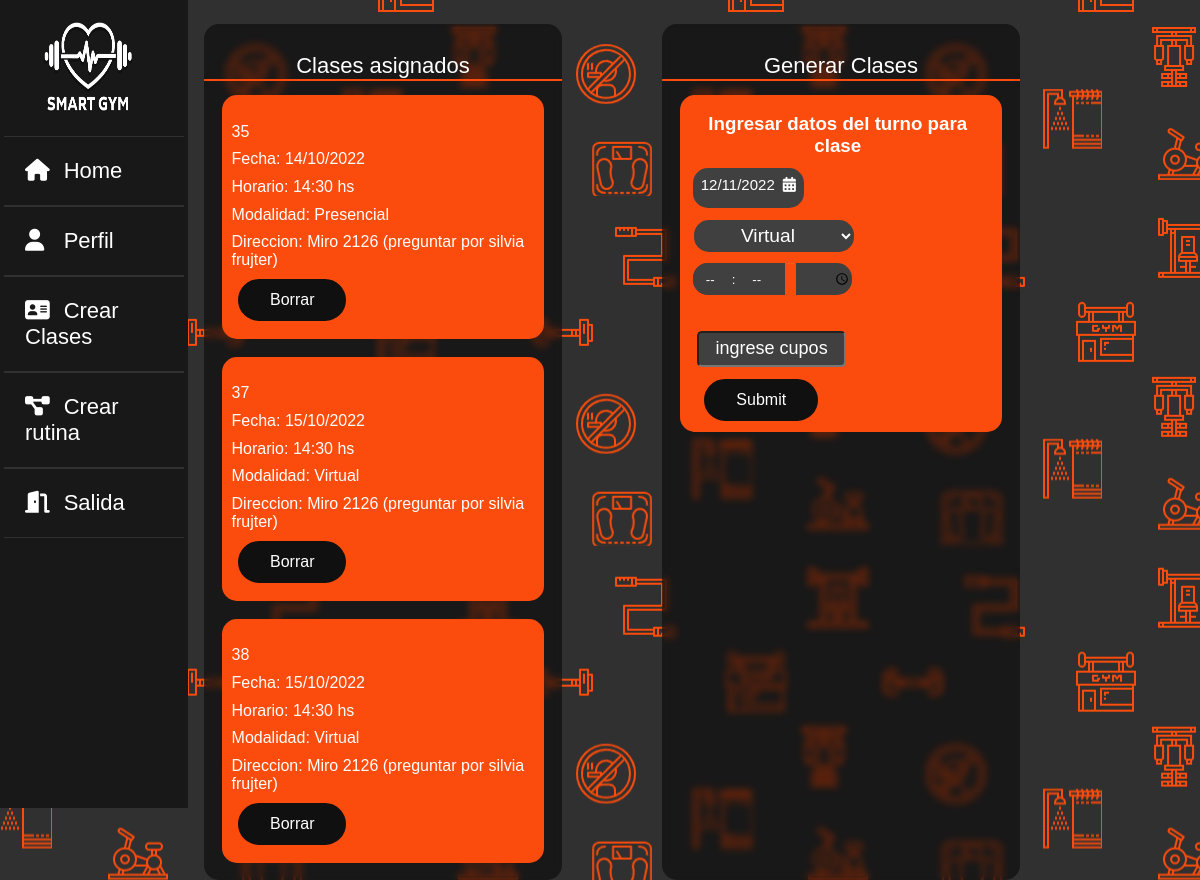
Page /vistas/turnose.php (signed in) on the earlier database version.
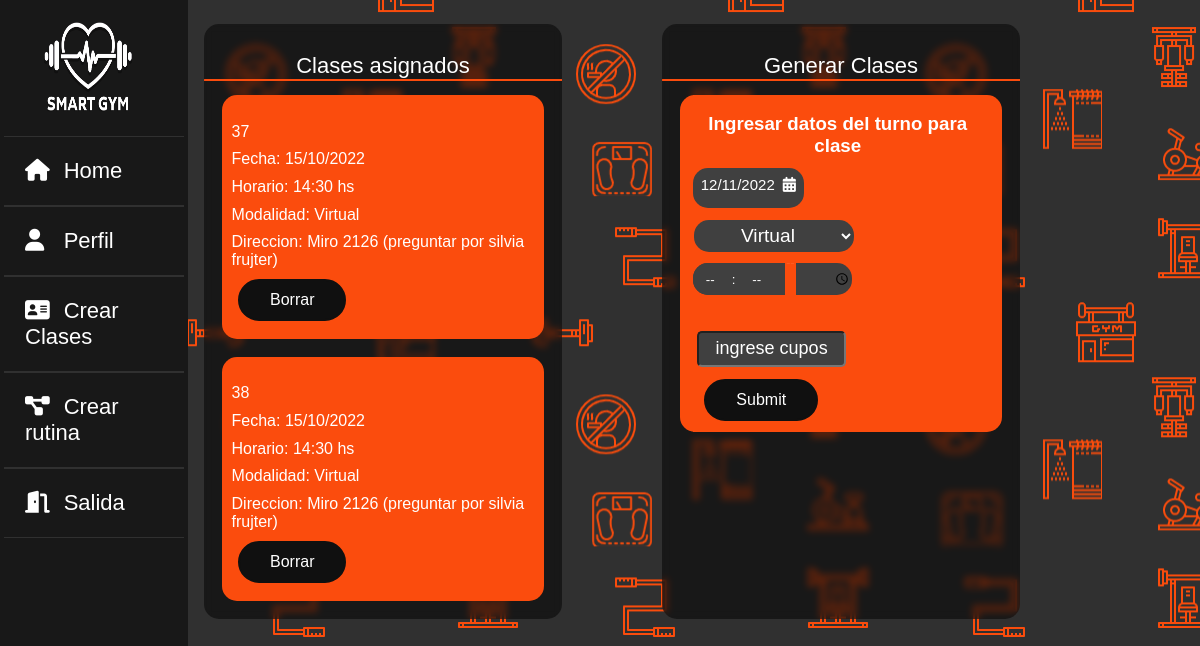
Same page on the later database version.
### tables this page shows
CREATE TABLE `clases` (
  `idclase` int(11) NOT NULL,
  `entrenador` varchar(22) NOT NULL,
  `modalidad` varchar(22) NOT NULL,
  `fecha` varchar(22) NOT NULL,
  `hora` varchar(22) NOT NULL,
  `cupos` int(22) NOT NULL,
  `estado` int(5) NOT NULL
);

### vistas/turnose.php (the view, shortened to what this page needs)
<?php
$conex = conectar();
$nusuario = $_SESSION['usuario'];
$sql = "SELECT * FROM datos WHERE usuario='$nusuario'";
$query = mysqli_query($conex, $sql);
$row = mysqli_fetch_array($query);
$idrol = $row['id_rol'];
?>
<!DOCTYPE html>
<html lang="es">
<head>
    <link rel="stylesheet" type="text/css" href="../css/EstiloHomes.css">
    <link rel="stylesheet" type="text/css" href="../css/estiloturnos.css">
    <link rel="stylesheet" type="text/css" href="../css/EstiloGeneral.css">
    <link rel="stylesheet" href="https://cdnjs.cloudflare.com/ajax/libs/font-awesome/4.7.0/css/font-awesome.min.css">
</head>
<?php
switch ($idrol) {
    case 1:
        include("sidebars/sidebare.php");
        break;
}
?>
<body>
    <div class="main_contentt">
            <div class="cont-turnos-asignados" id="divsb">
                <div class="header">
                    <P> Clases asignados</P>
                </div>
                <?php
                $query1 = mysqli_query($conex, "SELECT * from clases WHERE entrenador='$nusuario'");
                $result1 = mysqli_num_rows($query1);
                if ($result1 > 0) {
                    while ($data = mysqli_fetch_array($query1)) {
                        $rowidclase = $data['idclase'];
                ?>
                        <div class="turno-a">
                            <br>
                            <p><?php echo $rowidclase;?></p>
                            <p> Fecha: <?php echo $data['fecha']; ?></p>
                            <p> Horario: <?php echo $data['hora']; ?></p>
                            <p> Modalidad: <?php echo $data['modalidad']; ?></p>
                            <p> Direccion: Miro 2126 (preguntar por silvia frujter)</p>
                            <form method="get" action="../models/delete_class.php">
                                <input class="idbtn" type="submit" name="delete" id="btnsn" value="Borrar">
                    </form>
                            <br>
                        </div>
                <?php
                    }
                }; ?>
            </div>
            <div class="cont-calendario-seleccionar"  id="divsb">
                <div class="header2">
                    <P>Generar Clases</P>
                </div>
                <div class="turno-a">
                    <form class="tform" method="post">
                        <br>
                        <h3> Ingresar datos del turno para clase </h3>
                        <div style="width: fit-content;">
                            <div id="picker-no-time"></div>
                        </div>
                        <select class="sm" name="modalidad">
                            <option value="Virtual">Virtual</option>
                        </select>
                        <br>
                        <input id="appt-time" type="time" min="07" max="23" name="h-c"/>
                        <time>
                        <br>
                        <br>
                        <br>
                        <input type="number" class="cuposcc" id="tentacles" name="c-c" min="10" max="30" placeholder="ingrese cupos" >
                        <br>
                        <input id="btnsn" class="botonguardado"  type="submit" name="cargarclase">
                        <br>
                    </form>
                </div>
                <br>
                <br>
                <br>
        </div>
    </div>
</body>
</html>

Differences in the rows shown:
removed clases: idclase "35", fecha "14/10/2022", hora "14:30 hs", modalidad "Presencial"
